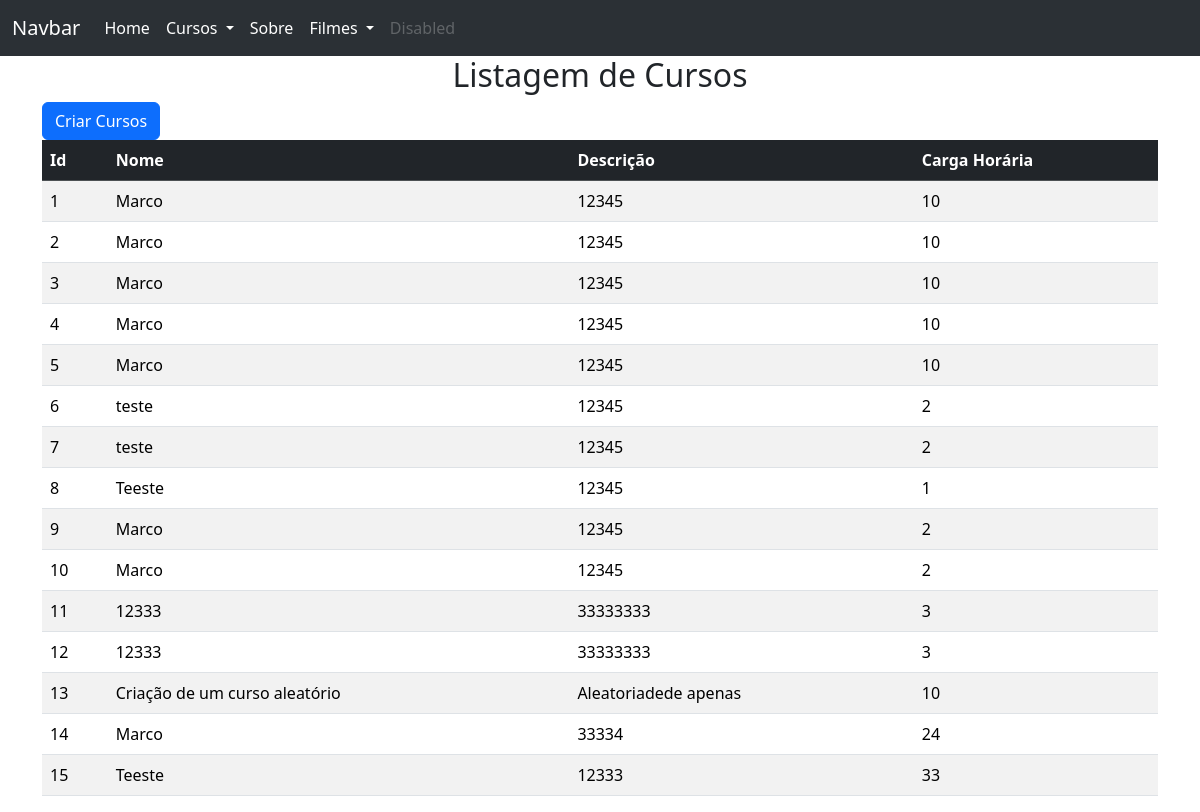
Before: /cursos/lista_cursos with the older database file.
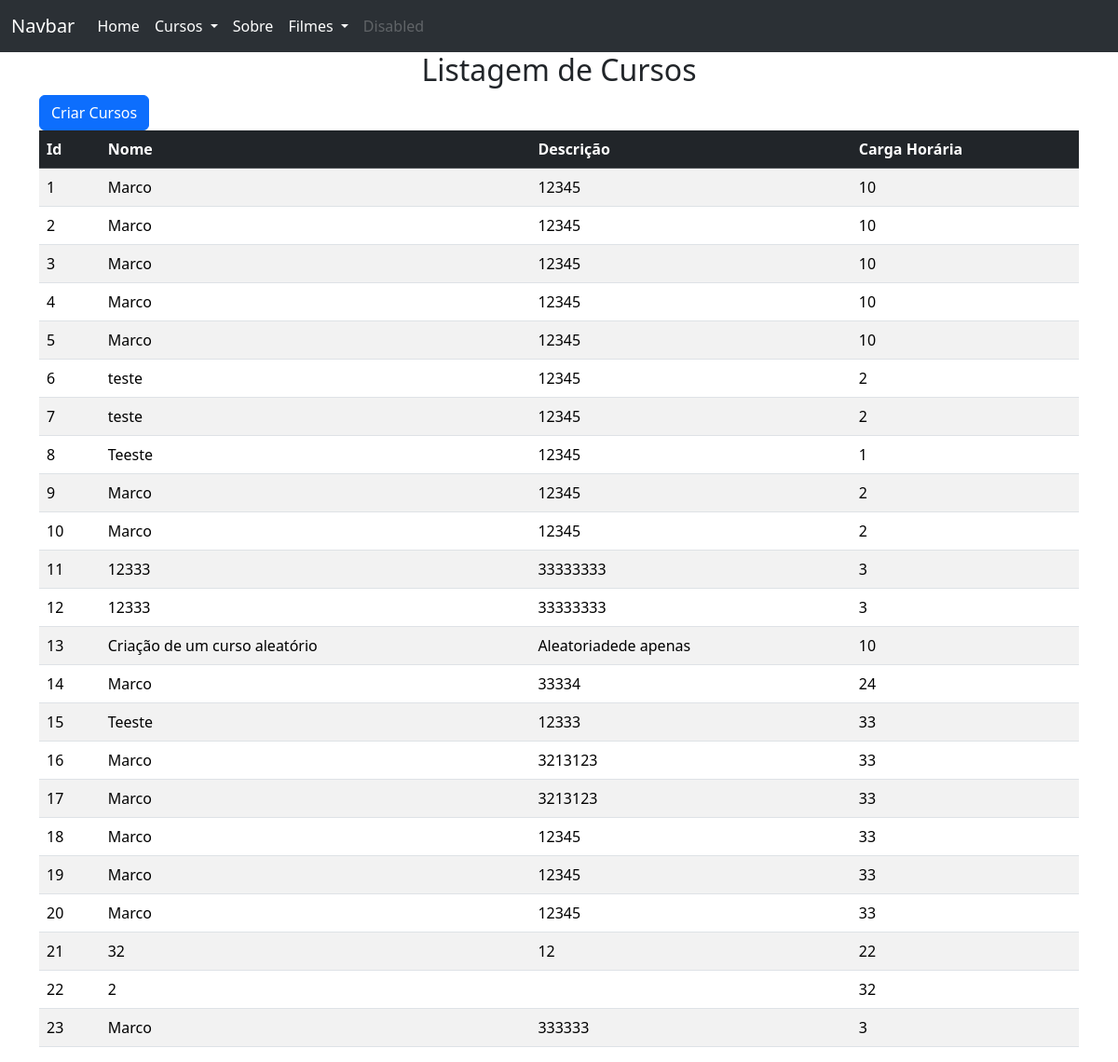
After: the same page with the newer database file.
### Model/Cursos.py (models this page shows, shortened)
class Curso(db.Model):
    id = db.Column(db.Integer, primary_key=True)
    nome = db.Column(db.String(50))
    descricao = db.Column(db.String(100))
    carga_horaria = db.Column(db.Integer)

### app.py (the view, shortened to what this page needs)
@app.route("/cursos/<propriedade>", methods=["GET","POST"])
def cursos(propriedade):
    if propriedade == "lista_cursos":
        return render_template('lista_cursos.html', cursos=Curso.query.all())

### templates/lista_cursos.html
{% extends 'base.html' %}
{% block conteudo %}
<h2>Listagem de Cursos</h2>
<a href="{{url_for('cursos', propriedade='create_cursos')}}" class="btn btn-primary">Criar Cursos</a>
<table class="table table-hover table-striped">
    <thead class="table-dark">
        <tr>
            <th>Id</th>
            <th>Nome</th>
            <th>Descrição</th>
            <th>Carga Horária</th>
        </tr>
    </thead>
    <tbody>
        {% for curso in cursos %}
        <tr>
            <td>{{curso.id}}</td>
            <td>{{curso.nome}}</td>
            <td>{{curso.descricao}}</td>
            <td>{{curso.carga_horaria}}</td>
        </tr>
        {% endfor %}
    </tbody>
</table>
{% endblock conteudo %}

### templates/base.html (shortened to what this page needs)
<!DOCTYPE html>
<html lang="pt-br">
<head>
    <link rel="stylesheet" href="https://cdn.jsdelivr.net/npm/bootstrap@5.3.3/dist/css/bootstrap.min.css"
>
    <link rel="stylesheet" href="static/style.css">
</head>
<body>
    <nav class="navbar bg-dark navbar-expand-lg bg-body-tertiary" data-bs-theme="dark">
        <div class="container-fluid">
            <a class="navbar-brand" href="#">Navbar</a>
            <div class="collapse navbar-collapse" id="navbarSupportedContent">
                <ul class="navbar-nav me-auto mb-2 mb-lg-0">
                    <li class="nav-item">
                        <a class="nav-link active" aria-current="page" href="{{url_for('principal')}}">Home</a>
                    </li>
                    <li class="nav-item dropdown">
                        <a class="nav-link dropdown-toggle active" href="#" role="button" data-bs-toggle="dropdown"
                            aria-expanded="false">
                            Cursos
                        </a>
                    </li>
                    <li class="nav-item">
                        <a class="nav-link active" href="{{url_for('sobre')}}">Sobre</a>
                    </li>
                    <li class="nav-item dropdown">
                        <a class="nav-link dropdown-toggle active" href="#" role="button" data-bs-toggle="dropdown"
                            aria-expanded="false">
                            Filmes
                        </a>
                    </li>
                    <li class="nav-item">
                        <a class="nav-link disabled" aria-disabled="true">Disabled</a>
                    </li>
                </ul>
            </div>
        </div>
    </nav>
    <div class="container">
        {% block conteudo %}
        {% endblock conteudo %}
    </div>
</body>
</html>

### static/style.css (style rules this page uses)
h2 { text-align: center; }

Changed rows visible on the page:
added Curso: id "16", nome "Marco", descricao "3213123", carga_horaria "33"
added Curso: id "17", nome "Marco", descricao "3213123", carga_horaria "33"
added Curso: id "18", nome "Marco", descricao "12345", carga_horaria "33"
added Curso: id "19", nome "Marco", descricao "12345", carga_horaria "33"
added Curso: id "20", nome "Marco", descricao "12345", carga_horaria "33"
added Curso: id "21", nome "32", descricao "12", carga_horaria "22"
added Curso: id "22", nome "2", carga_horaria "32"
added Curso: id "23", nome "Marco", descricao "333333", carga_horaria "3"
